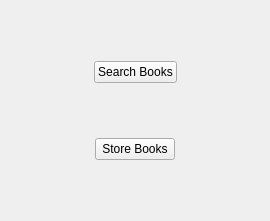
<?xml version="1.0" encoding="UTF-8"?>
<ui version="4.0">
 <class>Widget</class>
 <widget class="QWidget" name="Widget">
  <property name="geometry">
   <rect>
    <x>0</x>
    <y>0</y>
    <width>270</width>
    <height>221</height>
   </rect>
  </property>
  <property name="windowTitle">
   <string>Widget</string>
  </property>
  <layout class="QGridLayout" name="gridLayout">
   <item row="0" column="0">
    <layout class="QVBoxLayout" name="verticalLayout">
     <item>
      <spacer name="verticalSpacer_2">
       <property name="orientation">
        <enum>Qt::Vertical</enum>
       </property>
       <property name="sizeHint" stdset="0">
        <size>
         <width>20</width>
         <height>40</height>
        </size>
       </property>
      </spacer>
     </item>
     <item>
      <layout class="QHBoxLayout" name="horizontalLayout">
       <item>
        <spacer name="horizontalSpacer_3">
         <property name="orientation">
          <enum>Qt::Horizontal</enum>
         </property>
         <property name="sizeHint" stdset="0">
          <size>
           <width>40</width>
           <height>20</height>
          </size>
         </property>
        </spacer>
       </item>
       <item>
        <widget class="QPushButton" name="searchBooks">
         <property name="text">
          <string>Search Books</string>
         </property>
        </widget>
       </item>
       <item>
        <spacer name="horizontalSpacer_4">
         <property name="orientation">
          <enum>Qt::Horizontal</enum>
         </property>
         <property name="sizeHint" stdset="0">
          <size>
           <width>40</width>
           <height>20</height>
          </size>
         </property>
        </spacer>
       </item>
      </layout>
     </item>
     <item>
      <spacer name="verticalSpacer">
       <property name="orientation">
        <enum>Qt::Vertical</enum>
       </property>
       <property name="sizeHint" stdset="0">
        <size>
         <width>20</width>
         <height>28</height>
        </size>
       </property>
      </spacer>
     </item>
     <item>
      <layout class="QHBoxLayout" name="horizontalLayout_2">
       <item>
        <spacer name="horizontalSpacer">
         <property name="orientation">
          <enum>Qt::Horizontal</enum>
         </property>
         <property name="sizeHint" stdset="0">
          <size>
           <width>40</width>
           <height>20</height>
          </size>
         </property>
        </spacer>
       </item>
       <item>
        <widget class="QPushButton" name="storeBooks">
         <property name="text">
          <string>Store Books</string>
         </property>
        </widget>
       </item>
       <item>
        <spacer name="horizontalSpacer_2">
         <property name="orientation">
          <enum>Qt::Horizontal</enum>
         </property>
         <property name="sizeHint" stdset="0">
          <size>
           <width>40</width>
           <height>20</height>
          </size>
         </property>
        </spacer>
       </item>
      </layout>
     </item>
     <item>
      <spacer name="verticalSpacer_3">
       <property name="orientation">
        <enum>Qt::Vertical</enum>
       </property>
       <property name="sizeHint" stdset="0">
        <size>
         <width>20</width>
         <height>40</height>
        </size>
       </property>
      </spacer>
     </item>
    </layout>
   </item>
  </layout>
 </widget>
 <resources/>
 <connections/>
</ui>
